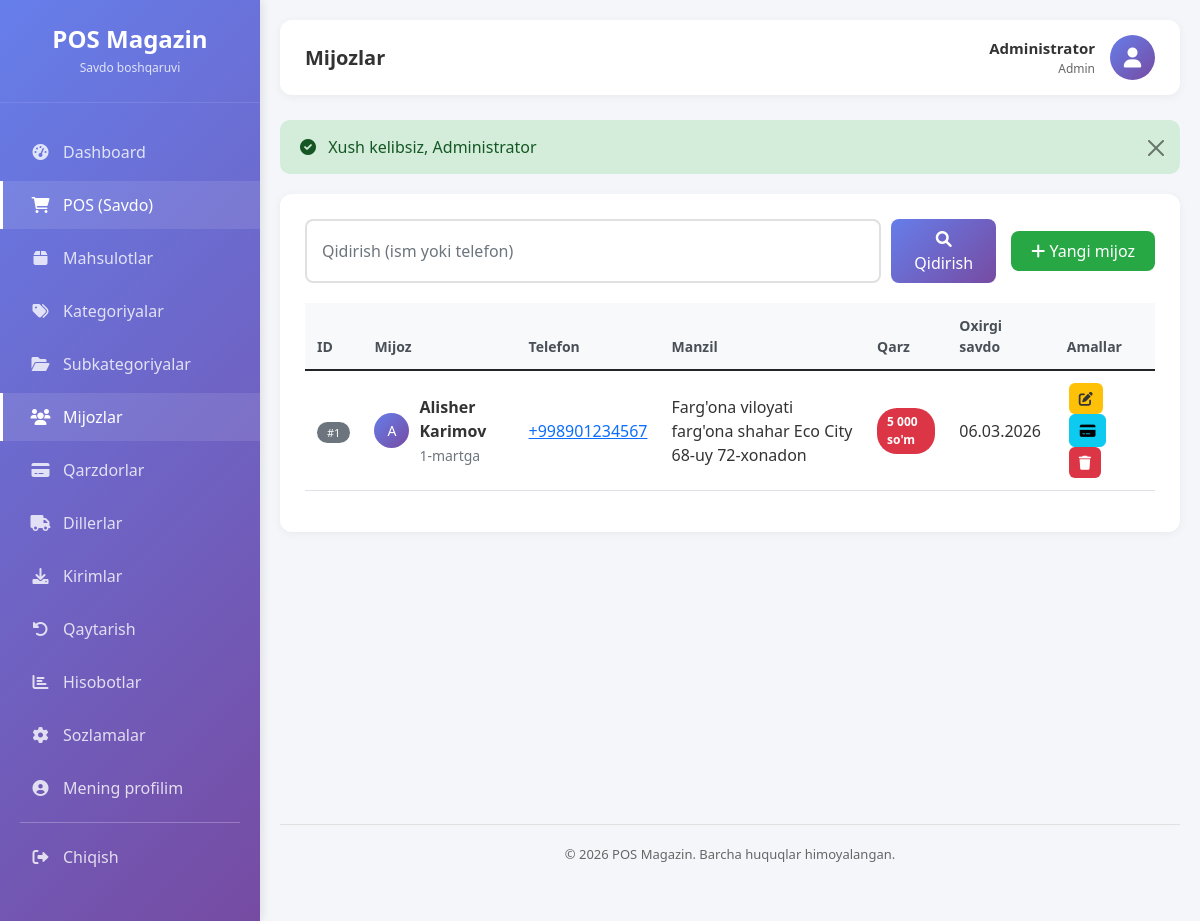
/customers (signed in), run on an earlier commit of the app's database.
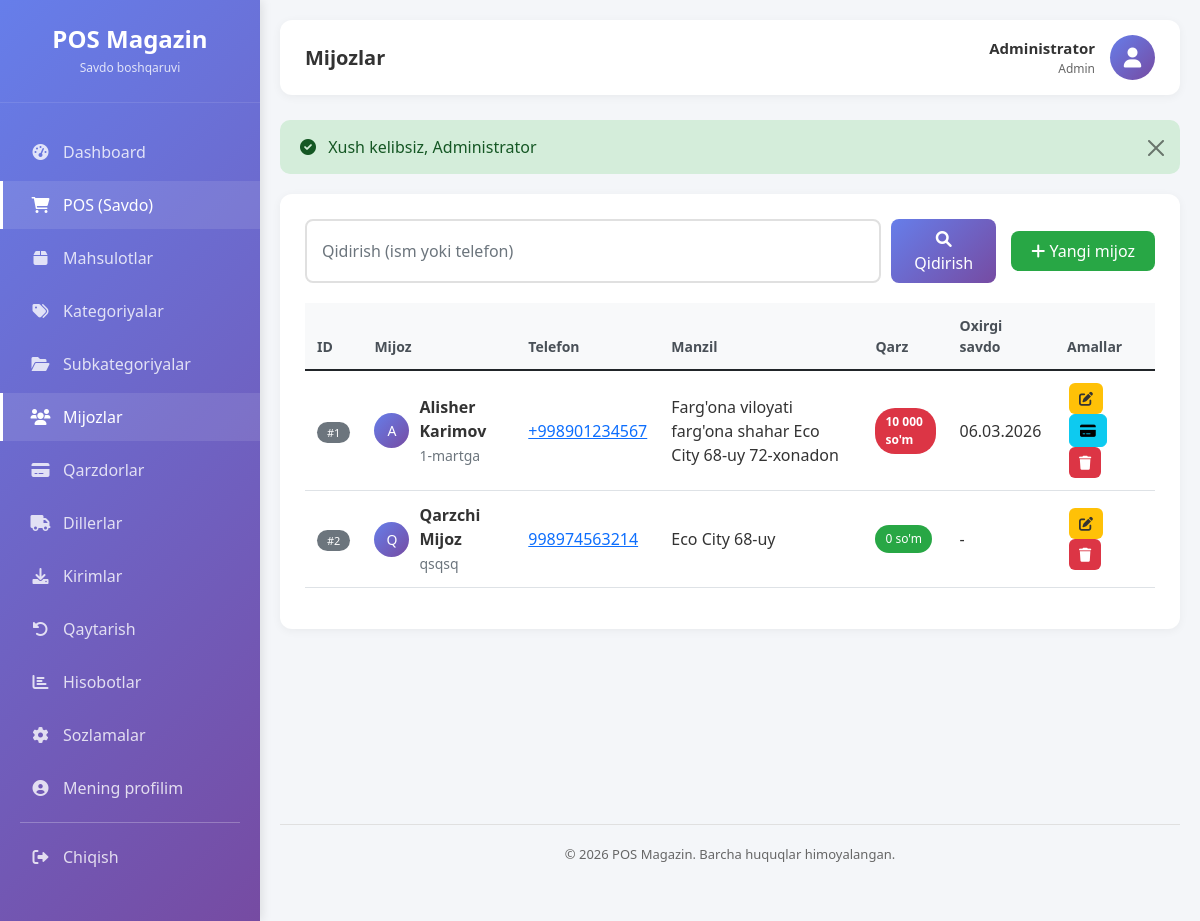
And on a later commit of the database.
### tables this page shows
CREATE TABLE `mijozlar` (
  `id` bigint(20) UNSIGNED NOT NULL,
  `fio` varchar(160) NOT NULL,
  `telefon` varchar(30) DEFAULT NULL,
  `manzil` varchar(255) DEFAULT NULL,
  `izoh` varchar(255) DEFAULT NULL,
  `faol` tinyint(1) NOT NULL DEFAULT 1,
  `yaratilgan_vaqt` timestamp NULL DEFAULT current_timestamp(),
  `yangilangan_vaqt` timestamp NULL DEFAULT current_timestamp() ON UPDATE current_timestamp()
);

### app/Views/pages/customers/index.php (the view, shortened to what the changed rows need)
<div class="content-card">
    <div class="filter-section">
        <form method="GET" class="search-box">
            <input type="text"
                   name="search"
                   class="form-control"
                   placeholder="Qidirish (ism yoki telefon)"
                   value="<?= htmlspecialchars($search ?? '') ?>">
            <button type="submit" class="btn btn-primary">
                <i class="fas fa-search"></i> Qidirish
            </button>
        </form>
        <?php if (in_array($_SESSION['user']['rol_nomi'] ?? '', ['Admin', 'Kassir'])): ?>
            <a href="/new-pos/customers/create" class="btn btn-success">
                <i class="fas fa-plus"></i> Yangi mijoz
            </a>
        <?php endif; ?>
    </div>
    <div class="table-responsive">
        <table class="table table-hover">
            <thead>
                <tr>
                    <th>ID</th>
                    <th>Mijoz</th>
                    <th>Telefon</th>
                    <th>Manzil</th>
                    <th>Qarz</th>
                    <th>Oxirgi savdo</th>
                    <th>Amallar</th>
                </tr>
            </thead>
            <tbody>
                <?php if (empty($customers)): ?>
                    <tr>
                        <td colspan="7" class="text-center py-4">
                            <i class="fas fa-users fa-3x text-muted mb-3"></i>
                            <p class="text-muted">Hech qanday mijoz topilmadi</p>
                            <?php if (in_array($_SESSION['user']['rol_nomi'] ?? '', ['Admin', 'Kassir'])): ?>
                                <a href="/new-pos/customers/create" class="btn btn-primary">
                                    <i class="fas fa-plus"></i> Birinchi mijozni qo'shish
                                </a>
                            <?php endif; ?>
                        </td>
                    </tr>
                <?php else: ?>
                    <?php foreach ($customers as $customer): ?>
                        <?php
                        $debtModel = new \App\Models\Debt();
                        $debtInfo = $debtModel->getCustomerDebt($customer['id']);
                        $debtAmount = $debtInfo['jami_qarz'] ?? 0;
                        $stmt = $this->db->prepare("
                            SELECT MAX(sotilgan_vaqt) as oxirgi_savdo
                            FROM savdolar
                            WHERE mijoz_id = ? AND holat = 'YAKUNLANGAN'
                        ");
                        $stmt->execute([$customer['id']]);
                        $lastSale = $stmt->fetch();
                        ?>
                        <tr>
                            <td><span class="badge bg-secondary">#<?= $customer['id'] ?></span></td>
                            <td>
                                <div class="d-flex align-items-center">
                                    <div class="customer-avatar">
                                        <?= strtoupper(substr($customer['fio'], 0, 1)) ?>
                                    </div>
                                    <div>
                                        <strong><?= htmlspecialchars($customer['fio']) ?></strong>
                                        <?php if (!empty($customer['izoh'])): ?>
                                            <br><small class="text-muted"><?= htmlspecialchars($customer['izoh']) ?></small>
                                        <?php endif; ?>
                                    </div>
                                </div>
                            </td>
                            <td>
                                <?php if (!empty($customer['telefon'])): ?>
                                    <a href="tel:<?= $customer['telefon'] ?>"><?= $customer['telefon'] ?></a>
                                <?php else: ?>
                                    -
                                <?php endif; ?>
                            </td>
                            <td><?= $customer['manzil'] ?? '-' ?></td>
                            <td>
                                <?php if ($debtAmount > 0): ?>
                                    <span class="badge-debt"><?= number_format($debtAmount, 0, ',', ' ') ?> so'm</span>
                                <?php else: ?>
                                    <span class="badge-paid">0 so'm</span>
                                <?php endif; ?>
                            </td>
                            <td>
                                <?= $lastSale && $lastSale['oxirgi_savdo'] ? date('d.m.Y', strtotime($lastSale['oxirgi_savdo'])) : '-' ?>
                            </td>
                            <td>
                                <a href="/new-pos/customers/edit/<?= $customer['id'] ?>"
                                   class="btn btn-sm btn-warning btn-action"
                                   title="Tahrirlash"
                                   data-bs-toggle="tooltip">
                                    <i class="fas fa-edit"></i>
                                </a>
                                <?php if ($debtAmount > 0): ?>
                                    <a href="/new-pos/debt/customer/<?= $customer['id'] ?>"
                                       class="btn btn-sm btn-info btn-action"
                                       title="Qarz tarixi"
                                       data-bs-toggle="tooltip">
                                        <i class="fas fa-credit-card"></i>
                                    </a>
                                <?php endif; ?>
                                <?php if ($_SESSION['user']['rol_nomi'] == 'Admin'): ?>
                                    <form method="POST"
                                          action="/new-pos/customers/delete/<?= $customer['id'] ?>"
                                          style="display: inline;"
                                          onsubmit="return confirm('Haqiqatan ham bu mijozni o\'chirmoqchimisiz?');">
                                        <button type="submit" class="btn btn-sm btn-danger btn-action" title="O'chirish" data-bs-toggle="tooltip">
                                            <i class="fas fa-trash"></i>
                                        </button>
                                    </form>
                                <?php endif; ?>
                            </td>
                        </tr>
                    <?php endforeach; ?>
                <?php endif; ?>
            </tbody>
        </table>
    </div>
</div>

### public/index.php (shortened to what the changed rows need)
<?php
require_once __DIR__ . '/../config/database.php';
spl_autoload_register(function ($class) {
    $prefix = 'App\\';
    $base_dir = APP_PATH . '/';
    $len = strlen($prefix);
    $relative_class = substr($class, $len);
    $file = $base_dir . str_replace('\\', '/', $relative_class) . '.php';
});
$requestUri = $_SERVER['REQUEST_URI'];
$basePath = '/new-pos';
if (strpos($requestUri, $basePath) === 0) {
    $requestUri = substr($requestUri, strlen($basePath));
}
$requestUri = strtok($requestUri, '?');
$requestUri = str_replace('/public', '', $requestUri);
$requestUri = trim($requestUri, '/');
$routesFile = ROUTES_PATH . '/web.php';
$routes = require $routesFile;
$method = $_SERVER['REQUEST_METHOD'];
route_dispatch($routes, $method, $requestUri);
function route_dispatch($routes, $method, $uri) {
    foreach ($routes[$method] as $pattern => $handler) {
        $pattern = trim($pattern, '/');
        $regexPattern = preg_replace('/\{[a-z]+\}/', '([^/]+)', $pattern);
        $regexPattern = '/^' . str_replace('/', '\/', $regexPattern) . '$/';
        if (preg_match($regexPattern, $uri, $matches)) {
            array_shift($matches);
            list($controller, $action) = $handler;
            $controllerInstance = new $controllerClass();
            call_user_func_array([$controllerInstance, $action], $matches);
            return;
        }
    }
}

### app/Views/layouts/main.php (shortened to what the changed rows need)
<!DOCTYPE html>
<html lang="uz">
<head>
    <link rel="stylesheet" href="/new-pos/public/assets/css/responsive.css">
    <link href="https://cdn.jsdelivr.net/npm/bootstrap@5.1.3/dist/css/bootstrap.min.css" rel="stylesheet">
    <link rel="stylesheet" href="https://cdnjs.cloudflare.com/ajax/libs/font-awesome/6.0.0/css/all.min.css">
    <link rel="stylesheet" href="/new-pos/public/assets/css/style.css">
</head>
<body>
    <div class="wrapper">
        <div class="sidebar">
            <div class="sidebar-header">
                <h3><?= htmlspecialchars($companyName ?? 'POS Magazin') ?></h3>
                <p>Savdo boshqaruvi</p>
            </div>
            <ul class="nav-menu">
                <?php if ($_SESSION['user']['rol_nomi'] == 'Admin'): ?>
                <li class="nav-item">
                    <a href="/new-pos/dashboard" class="nav-link <?= strpos($_SERVER['REQUEST_URI'], 'dashboard') !== false ? 'active' : '' ?>">
                        <i class="fas fa-tachometer-alt"></i> <span>Dashboard</span>
                    </a>
                </li>
                <?php endif; ?>
                <li class="nav-item">
                    <a href="/new-pos/pos" class="nav-link <?= strpos($_SERVER['REQUEST_URI'], 'pos') !== false ? 'active' : '' ?>">
                        <i class="fas fa-shopping-cart"></i> <span>POS (Savdo)</span>
                    </a>
                </li>
                <li class="nav-item">
                    <a href="/new-pos/products" class="nav-link <?= strpos($_SERVER['REQUEST_URI'], 'products') !== false ? 'active' : '' ?>">
                        <i class="fas fa-box"></i> <span>Mahsulotlar</span>
                    </a>
                </li>
                <li class="nav-item">
                    <a href="/new-pos/categories" class="nav-link <?= strpos($_SERVER['REQUEST_URI'], 'categories') !== false ? 'active' : '' ?>">
                        <i class="fas fa-tags"></i> <span>Kategoriyalar</span>
                    </a>
                </li>
                <li class="nav-item">
                    <a href="/new-pos/subcategories" class="nav-link <?= strpos($_SERVER['REQUEST_URI'], 'subcategories') !== false ? 'active' : '' ?>">
                        <i class="fas fa-folder-open"></i> <span>Subkategoriyalar</span>
                    </a>
                </li>
                <li class="nav-item">
                    <a href="/new-pos/customers" class="nav-link <?= strpos($_SERVER['REQUEST_URI'], 'customers') !== false ? 'active' : '' ?>">
                        <i class="fas fa-users"></i> <span>Mijozlar</span>
                    </a>
                </li>
                <li class="nav-item">
                    <a href="/new-pos/debt" class="nav-link <?= strpos($_SERVER['REQUEST_URI'], 'debt') !== false ? 'active' : '' ?>">
                        <i class="fas fa-credit-card"></i> <span>Qarzdorlar</span>
                    </a>
                </li>
                <li class="nav-item">
                    <a href="/new-pos/yetkazib" class="nav-link <?= strpos($_SERVER['REQUEST_URI'], 'yetkazib') !== false ? 'active' : '' ?>">
                        <i class="fas fa-truck"></i> <span>Dillerlar</span>
                    </a>
                </li>
                <li class="nav-item">
                    <a href="/new-pos/kirim" class="nav-link <?= strpos($_SERVER['REQUEST_URI'], 'kirim') !== false ? 'active' : '' ?>">
                        <i class="fas fa-download"></i> <span>Kirimlar</span>
                    </a>
                </li>
                <li class="nav-item">
                    <a href="/new-pos/returns" class="nav-link <?= strpos($_SERVER['REQUEST_URI'], 'returns') !== false ? 'active' : '' ?>">
                        <i class="fas fa-undo-alt"></i> <span>Qaytarish</span>
                    </a>
                </li>
                <?php if ($_SESSION['user']['rol_nomi'] == 'Admin'): ?>
                <li class="nav-item">
                    <a href="/new-pos/reports" class="nav-link <?= strpos($_SERVER['REQUEST_URI'], 'reports') !== false ? 'active' : '' ?>">
                        <i class="fas fa-chart-bar"></i> <span>Hisobotlar</span>
                    </a>
                </li>
                <?php endif; ?>
                <?php if ($_SESSION['user']['rol_nomi'] == 'Admin'): ?>
                <li class="nav-item">
                    <a href="/new-pos/settings" class="nav-link <?= strpos($_SERVER['REQUEST_URI'], 'settings') !== false ? 'active' : '' ?>">
                        <i class="fas fa-cog"></i> <span>Sozlamalar</span>
                    </a>
                </li>
                <?php endif; ?>
                <li class="nav-item">
                    <a href="/new-pos/settings/profile" class="nav-link <?= strpos($_SERVER['REQUEST_URI'], 'profile') !== false ? 'active' : '' ?>">
                        <i class="fas fa-user-circle"></i> <span>Mening profilim</span>
                    </a>
                </li>
                <li class="nav-item divider">
                    <hr>
                </li>
                <li class="nav-item">
                    <a href="/new-pos/logout" class="nav-link">
                        <i class="fas fa-sign-out-alt"></i> <span>Chiqish</span>
                    </a>
                </li>
            </ul>
        </div>
        <div class="main-content">
            <div class="top-bar">
                <div class="page-title">
                    <h4><?= $title ?? 'Dashboard' ?></h4>
                </div>
                <div class="user-info">
                    <div class="user-details">
                        <div class="user-name"><?= $_SESSION['user']['fio'] ?? 'Foydalanuvchi' ?></div>
                        <div class="user-role"><?= $_SESSION['user']['rol_nomi'] ?? 'Role' ?></div>
                    </div>
                    <div class="user-avatar">
                        <i class="fas fa-user"></i>
                    </div>
                </div>
            </div>
            <?php if (isset($_SESSION['flash']['success'])): ?>
                <div class="alert alert-success alert-dismissible fade show" role="alert">
                    <i class="fas fa-check-circle me-2"></i> <?= $_SESSION['flash']['success'] ?>
                    <button type="button" class="btn-close" data-bs-dismiss="alert"></button>
                </div>
            <?php endif; ?>
            <div class="content-wrapper">
                <?= $content ?? '' ?>
            </div>
            <div class="footer">
                <p>© <?= date('Y') ?> POS Magazin. Barcha huquqlar himoyalangan.</p>
            </div>
        </div>
    </div>
</body>
</html>

What changed in the data, as far as the page shows it:
computed for mijozlar "Alisher Karimov": debtAmount "5 000" → "10 000"
added mijozlar: id "2", fio "Q", fio "Qarzchi Mijoz", izoh "qsqsq", telefon "998974563214", manzil "Eco City 68-uy", shows "0 so'm"
